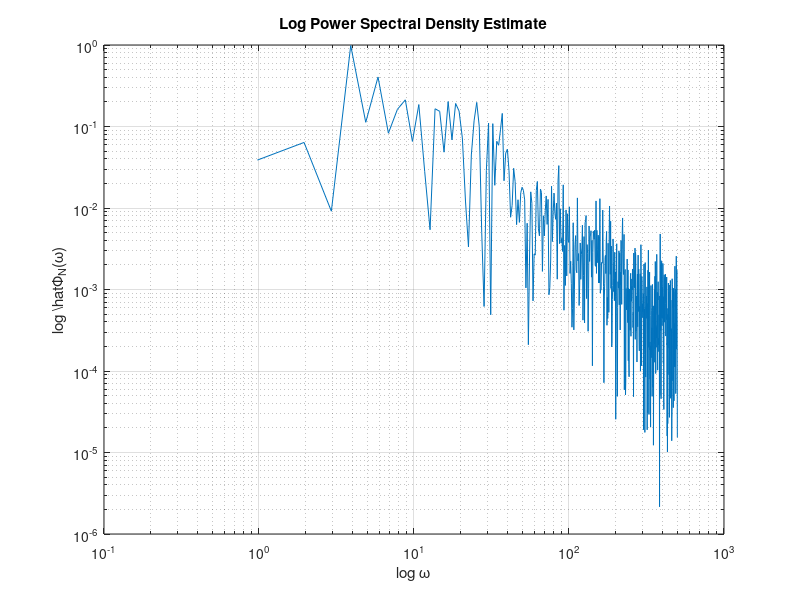

Write the MATLAB code that produced this figure.
% Define the parameters
a1 = 0.9;
N = 1000; % Number of data points
lambda = 1; % Variance of the white noise e(t)

% Generate white noise signal e(t)
e = randn(N, 1);

% Define the system transfer function G0(q)
b1 = 1; % Adjust as needed
G0 = tf(b1, [1, -a1], 1);

% Generate w(t) using the system transfer function
w = lsim(G0, e);

% Compute the periodogram estimate of the PSD
[Pxx, w] = periodogram(w, [], [], N);

% Create the log-log plot
loglog(w, Pxx);
title('Log Power Spectral Density Estimate');
xlabel('log \omega');
ylabel('log \hat{\Phi}_N(\omega)');

% Optionally, you can customize the plot further, add grid, etc.

% Display the plot
grid on;